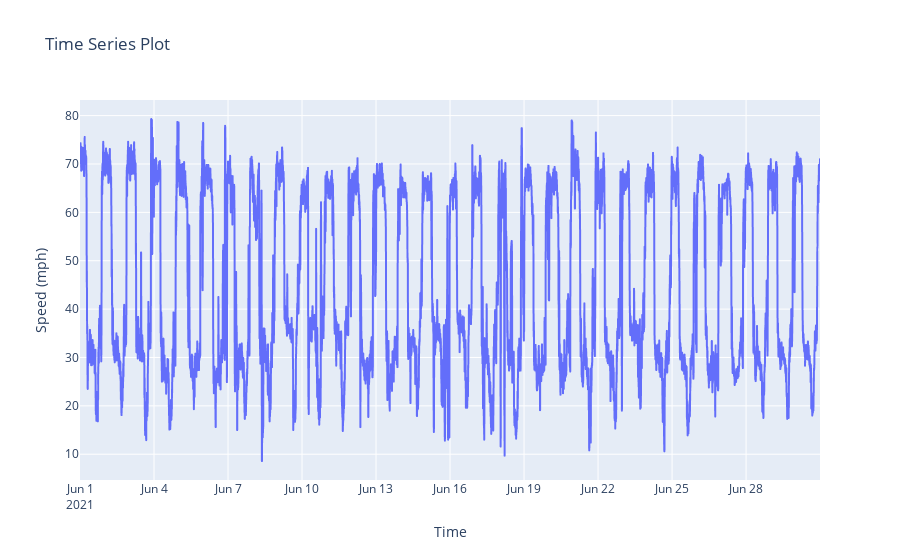

The notebook cell saved with this chart:
### Code cell
fig = px.line(x=station_speed.index, y=station_speed, title='Time Series Plot')
fig.update_xaxes(title='Time')
fig.update_yaxes(title='Speed (mph)')

### Figure 1 — Plotly figure (JSON) as saved in the notebook; plotly's stock layout.template omitted (floating-point values rounded to 4 significant figures; data arrays with more than 128 entries replaced by an {"elided": "..."} marker saying what was removed)
{"data": [{"hovertemplate": "x=%{x}<br>y=%{y}<extra></extra>", "legendgroup": "", "line": {"color": "#636efa", "dash": "solid"}, "mode": "lines", "name": "", "showlegend": false, "type": "scattergl", "x": {"elided": "8640 str values"}, "xaxis": "x", "y": {"elided": "8640 float values"}, "yaxis": "y"}], "layout": {"legend": {"tracegroupgap": 0}, "title": {"text": "Time Series Plot"}, "xaxis": {"anchor": "y", "domain": [0, 1], "title": {"text": "Time"}}, "yaxis": {"anchor": "x", "domain": [0, 1], "title": {"text": "Speed (mph)"}}}}
